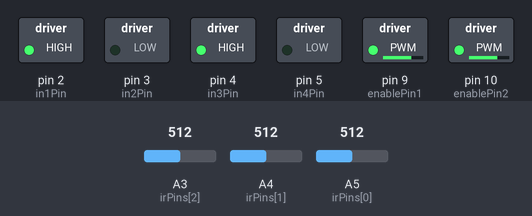
A sketch run on a simulated Arduino Uno, built with avr-gcc and run on an emulated ATmega328P. On the bench: switched loads named in the sketch (green lamp = pin HIGH). The inputs (shaded band) are chosen by the test bench; at power-on: A3 (irPins[2]) = 512, A4 (irPins[1]) = 512, A5 (irPins[0]) = 512.

Above: at 1.2 s.
1.3 s: A3 (irPins[2]) set to 490
At 2.5 s:
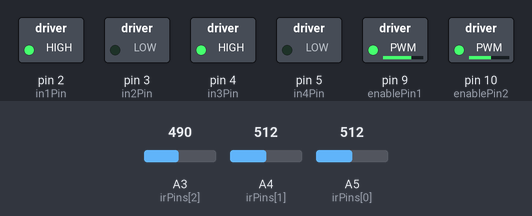
2.8 s: A4 (irPins[1]) set to 489
At 3.8 s:
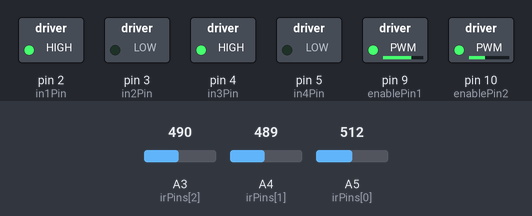
4.3 s: A5 (irPins[0]) set to 488
At 4.9 s:
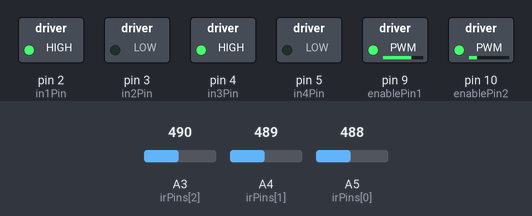
5.8 s: A3 (irPins[2]) set to 514
At 6.1 s:
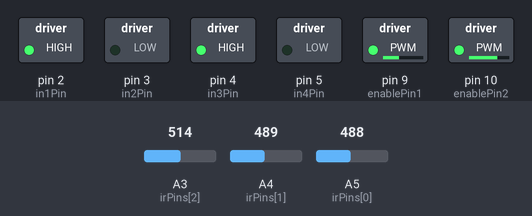
7.3 s: A3 (irPins[2]) set to 306
At 8.4 s:
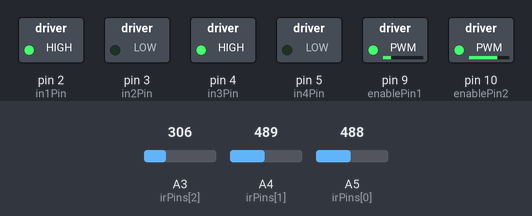
8.8 s: A3 (irPins[2]) set to 510
At 9.6 s:
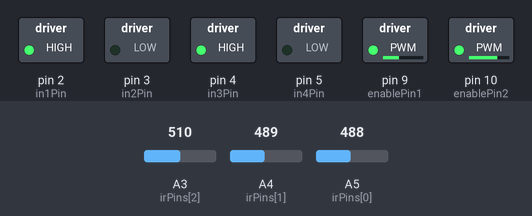
Timing chart, 0 to 11.3 s (numbered marks = the images above; inputs shaded):
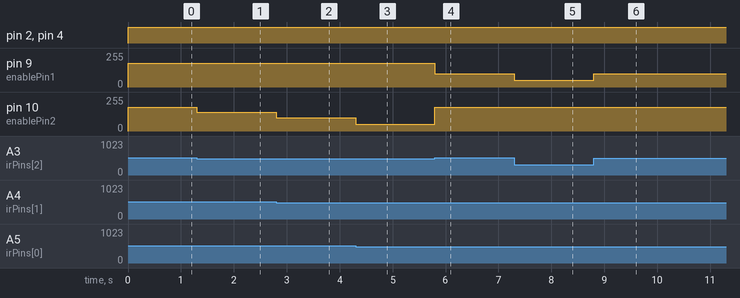

Measured:
- the behaviour switches between 500 and 499 on A5 (irPins[0]) (found by bisection; images 2 and 3)
- the behaviour switches between 499 and 500 on A3 (irPins[2]) (found by bisection; images 3 and 4)
- after the input at 1.3 s, pin 9 (enablePin1): 179/255 → 180/255 at once; pin 10 (enablePin2): 180/255 → 140/255 at once
- after the input at 2.8 s, pin 10 (enablePin2): 140/255 → 100/255 at once
- after the input at 4.3 s, pin 10 (enablePin2): 100/255 → 50/255 at once
- after the input at 5.8 s, pin 9 (enablePin1): 180/255 → 100/255 at once; pin 10 (enablePin2): 50/255 → 180/255 at once
- after the input at 7.3 s, pin 9 (enablePin1): 100/255 → 50/255 at once
- after the input at 8.8 s, pin 9 (enablePin1): 50/255 → 100/255 at once

The sketch:

basic_line_following.ino
```cpp
#include <Arduino.h>
// Lab 4 基础循迹；补全被 PDF 裁切的函数声明，保留原左右轮通道映射。
void Scan();
void UpdateDirection();
void Drive(int leftSpeed, int rightSpeed);
void setMotor(int leftservoSpeed, int rightservospeed, boolean reversel, boolean reverser);
// Pin definitions for two-way motors
int enablePin1 = 9;
int enablePin2 = 10;
int in1Pin = 2;
int in2Pin = 3;
int in3Pin = 4;
int in4Pin = 5;

boolean reverseL = 0;
boolean reverseR = 0;
const int maxSpeed = 180;

int leftServoSpeed = 0;
int rightServoSpeed = 0;

const int irPins[3] = {A5, A4, A3};
int irSensorDigital[3] = {0, 0, 0};
int threshold = 500;
int irSensors = 0b000;
int error = 0;
int errorLast = 0;

void setup() {
  pinMode(in1Pin, OUTPUT);
  pinMode(in2Pin, OUTPUT);
  pinMode(in3Pin, OUTPUT);
  pinMode(in4Pin, OUTPUT);
  pinMode(enablePin1, OUTPUT);
  pinMode(enablePin2, OUTPUT);

    Serial.begin(9600);
}

void loop() {
  Scan();
  UpdateDirection();
  Drive(leftServoSpeed, rightServoSpeed);
}

void Scan() {
  irSensors = 0b000;
  for (int i = 0; i < 3; i++) {
    int sensorValue = analogRead(irPins[i]);
    if (sensorValue >= threshold) {
      irSensorDigital[i] = 1;
    } else {
      irSensorDigital[i] = 0;
    }
    int b = 2 - i;
    irSensors = irSensors + (irSensorDigital[i] << b);
  }
}

void UpdateDirection() {
  errorLast = error;
  switch (irSensors) {
    case 0b000: error = (errorLast < 0) ? -130 : 130; break;
    case 0b100: error = -80; break;
    case 0b110: error = -40; break;
    case 0b010: error = 0; break;
    case 0b011: error = 40; break;
    case 0b001: error = 80; break;
    case 0b111: error = 1; break;
    default: error = errorLast;
  }

    if (error >= 0) {
      leftServoSpeed = maxSpeed;
      rightServoSpeed = maxSpeed - error;
    } else {
      leftServoSpeed = maxSpeed + error;
      rightServoSpeed = maxSpeed;
    }
}

void Drive(int leftSpeed, int rightSpeed) {
  int right = rightSpeed;
  int left = leftSpeed;

    reverseL = 0;
    reverseR = 0;

    if (left < 0) { left = -left; reverseL = 1; }
    else if (left > maxSpeed) left = maxSpeed;

    if (right < 0) { right = -right; reverseR = 1; }
    else if (right > maxSpeed) right = maxSpeed;

    setMotor(left, right, reverseL, reverseR);
}

void setMotor(int leftservoSpeed, int rightservospeed, boolean reversel, boolean reverser) {
  analogWrite(enablePin1, rightservospeed);
  digitalWrite(in1Pin, !reverser);
  digitalWrite(in2Pin, reverser);

    analogWrite(enablePin2, leftservoSpeed);
    digitalWrite(in3Pin, !reversel);
    digitalWrite(in4Pin, reversel);
}
```
